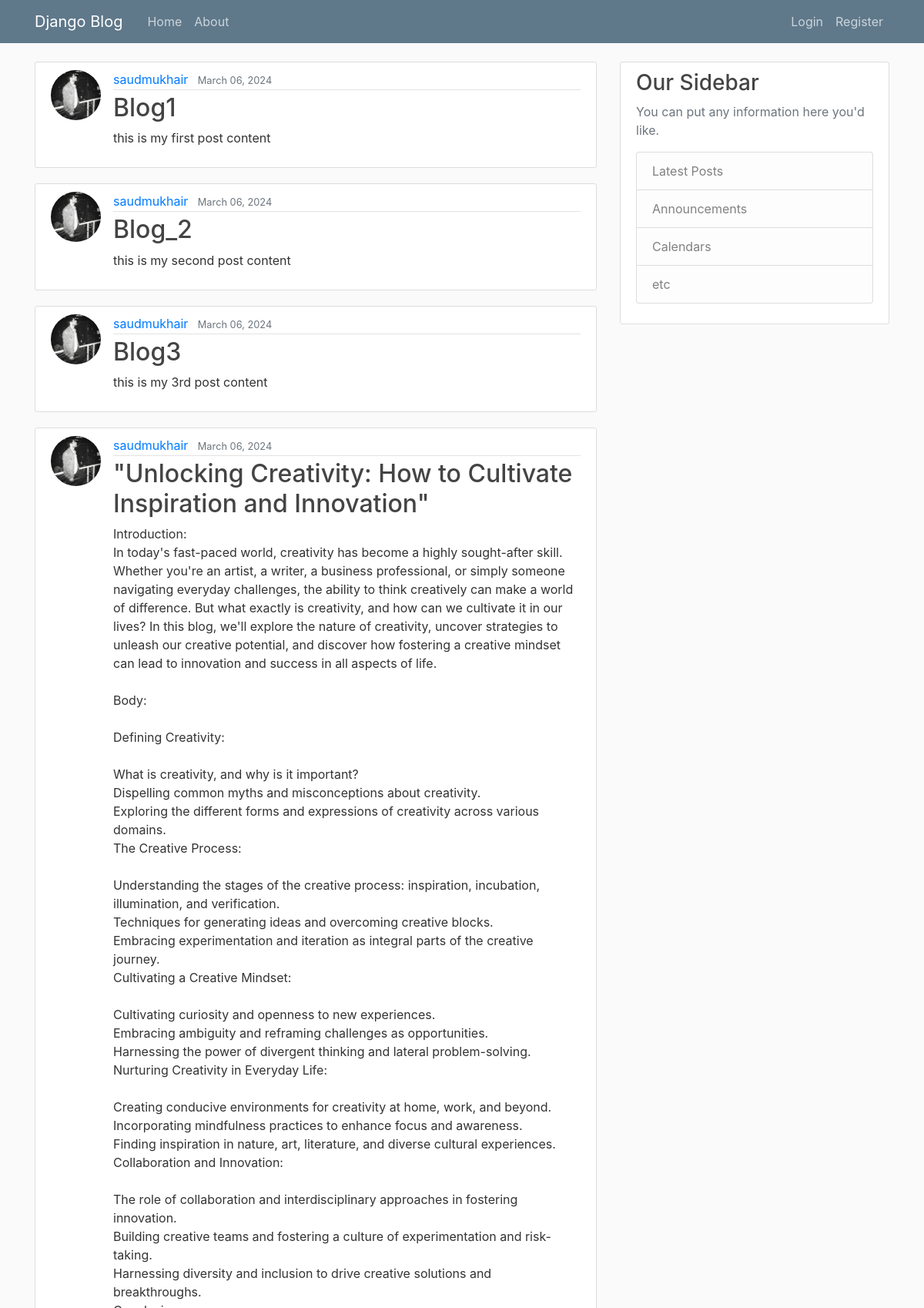
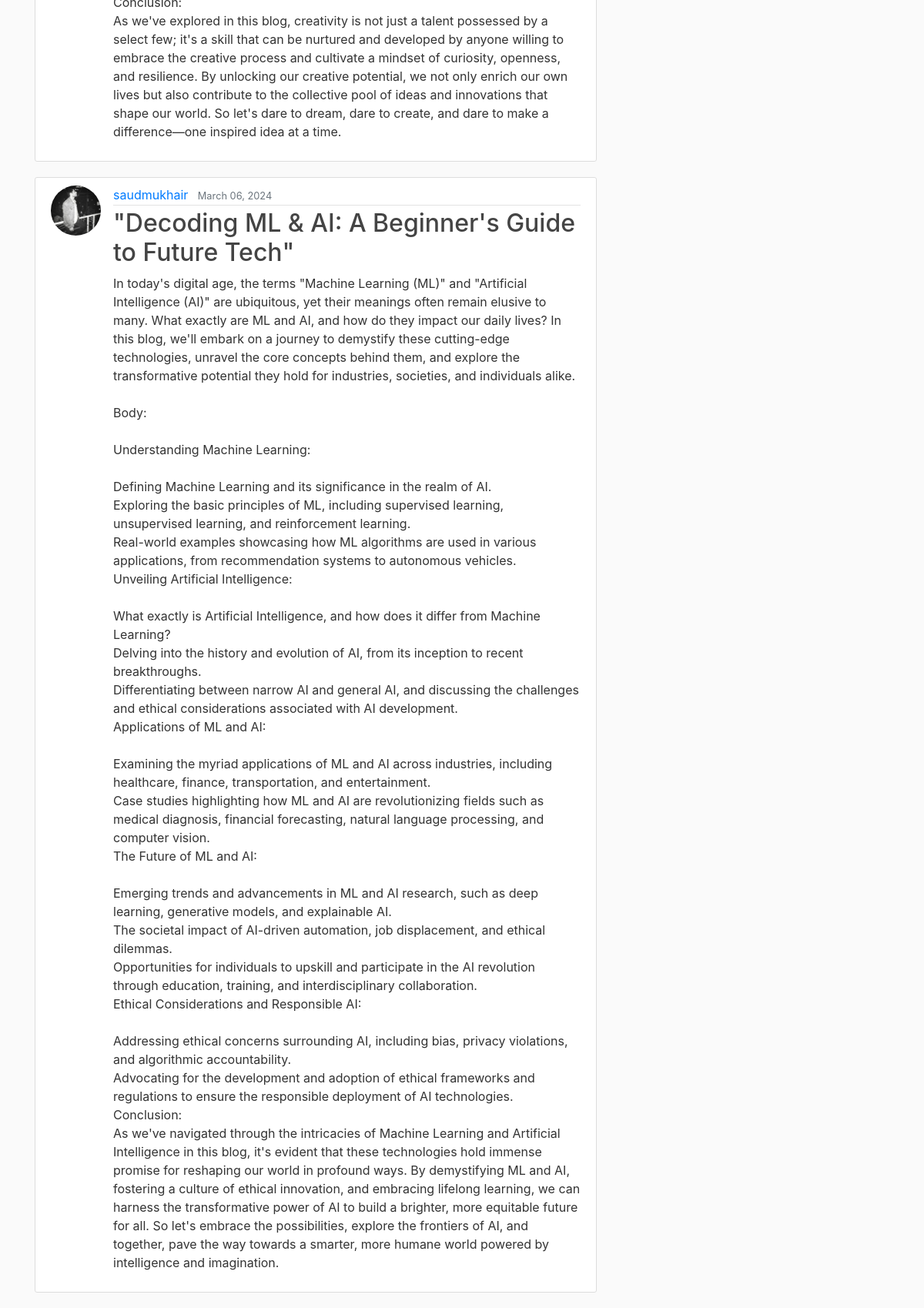
The page / on the database its author committed (2 pictures, top to bottom).
### blog/models.py (models this page shows, shortened)
class Post(models.Model):
    title = models.CharField(max_length=100)
    content = models.TextField()
    date_posted = models.DateTimeField(default=timezone.now)
    author = models.ForeignKey(User,on_delete = models.CASCADE)

### users/models.py (models this page shows, shortened)
class Profile(models.Model):
    user = models.OneToOneField(User,on_delete =  models.CASCADE)
    image = models.ImageField(default='default.jpg',upload_to = 'profile_pics')

### blog/views.py (the view)
# urls.py: path('', views.home , name = 'blog_home'),
def home(request):
    context = {
        'posts': Post.objects.all()
    }
    return render(request,'blog/home.html', context)

### blog/templates/blog/home.html
{% extends "blog/base.html"%}
    {% block content %}
        {% for post in posts %}
            <article class="media content-section">
                <img class="rounded-circle article-img" src="{{ post.author.profile.image.url}}">
                <div class="media-body">
                    <div class="article-metadata">
                        <a class="mr-2" href="#">{{ post.author }}</a>
                        <small class="text-muted">{{ post.date_posted |date:"F d, Y"}}</small>
                    </div>
                    <h2><a class="article-title" href="#">{{ post.title }}</a></h2>
                    <p class="article-content">{{ post.content }}</p>
                </div>
            </article>
        {% endfor%}
    {% endblock content %}

### blog/templates/blog/base.html (shortened to what this page needs)
{% load static %}
<!DOCTYPE html>
<html lang="en">
<head>
    <link rel="stylesheet" href="https://cdn.jsdelivr.net/npm/bootstrap@4.0.0/dist/css/bootstrap.min.css">
    <link rel="stylesheet" type="text/css" href="{%static 'blog/main.css'%}">
</head>
<body>
    <header class="site-header">
            <nav class="navbar navbar-expand-md navbar-dark bg-steel fixed-top">
                <div class="container">
                <a class="navbar-brand mr-4" href="{%url 'blog_home'%}">Django Blog</a>
                <div class="collapse navbar-collapse" id="navbarToggle">
                    <div class="navbar-nav mr-auto">
                    <a class="nav-item nav-link" href="{%url 'blog_home'%}">Home</a>
                    <a class="nav-item nav-link" href="{%url 'blog_about'%}">About</a>
                    </div>
                    <div class="navbar-nav">
                      {% if user.is_authenticated %}
                      <a class="nav-item nav-link" href="{%url 'profile'%}">Profile</a>
                      <form method="post" action="{% url 'logout' %}">
                        {% csrf_token %}
                        <button type="submit" class="nav-item nav-link">Logout</button>
                      </form>
                      {% else %}
                    <a class="nav-item nav-link" href="{%url 'login'%}">Login</a>
                    <a class="nav-item nav-link" href="{% url 'register'%}">Register</a>
                      {% endif %}
                    </div>
                </div>
                </div>
            </nav>
    </header>
    <main role="main" class="container">
        <div class="row">
          <div class="col-md-8">
            {% block content %}{% endblock %}
          </div>
          <div class="col-md-4">
            <div class="content-section">
              <h3>Our Sidebar</h3>
              <p class='text-muted'>You can put any information here you'd like.
                <ul class="list-group">
                  <li class="list-group-item list-group-item-light">Latest Posts</li>
                  <li class="list-group-item list-group-item-light">Announcements</li>
                  <li class="list-group-item list-group-item-light">Calendars</li>
                  <li class="list-group-item list-group-item-light">etc</li>
                </ul>
              </p>
            </div>
          </div>
        </div>
    </main>
</body>
</html>

### blog/static/blog/main.css (style rules this page uses)
body { background: #fafafa; color: #333333; margin-top: 5rem; }
h1, h2, h3, h4, h5, h6 { color: #444444; }
ul { margin: 0; }
.bg-steel { background-color: #5f788a; }
.site-header .navbar-nav .nav-link { color: #cbd5db; }
.content-section { background: #ffffff; padding: 10px 20px; border: 1px solid #dddddd; border-radius: 3px; margin-bottom: 20px; }
.article-title { color: #444444; }
.article-content { white-space: pre-line; }
.article-img { height: 65px; width: 65px; margin-right: 16px; }
.article-metadata { padding-bottom: 1px; margin-bottom: 4px; border-bottom: 1px solid #e3e3e3 }

### rows shown on the page
Post: author.profile.image (picture), author "saudmukhair", date_posted "March 06, 2024", title "Blog1", content "this is my first post content"
Post: author.profile.image (picture), author "saudmukhair", date_posted "March 06, 2024", title "Blog_2", content "this is my second post content"
Post: author.profile.image (picture), author "saudmukhair", date_posted "March 06, 2024", title "Blog3", content "this is my 3rd post content"
Post: author.profile.image (picture), author "saudmukhair", date_posted "March 06, 2024", title "\"Unlocking Creativity: How to Cultivate Inspiration and Innovation\"", content "Introduction: In today's fast-paced world, creativity has become a highly sought-after skill. Whether you're an artist, a writer, a business professional, or simply someone navigating everyday challenges, the ability to think creatively can make a world of difference. But what exactly is creativity, and how can we cultivate it in our lives? In this blog, we'll explore the nature of creativity, uncover strategies to unleash our creative potential, and discover how fostering a creative mindset can lead to innovation and success in all aspects of life. Body: Defining Creativity: What is creativity, and why is it important? Dispelling common myths and misconceptions about creativity. Exploring…"
Post: author.profile.image (picture), author "saudmukhair", date_posted "March 06, 2024", title "\"Decoding ML & AI: A Beginner's Guide to Future Tech\"", content "In today's digital age, the terms \"Machine Learning (ML)\" and \"Artificial Intelligence (AI)\" are ubiquitous, yet their meanings often remain elusive to many. What exactly are ML and AI, and how do they impact our daily lives? In this blog, we'll embark on a journey to demystify these cutting-edge technologies, unravel the core concepts behind them, and explore the transformative potential they hold for industries, societies, and individuals alike. Body: Understanding Machine Learning: Defining Machine Learning and its significance in the realm of AI. Exploring the basic principles of ML, including supervised learning, unsupervised learning, and reinforcement learning. Real-world examples…"
